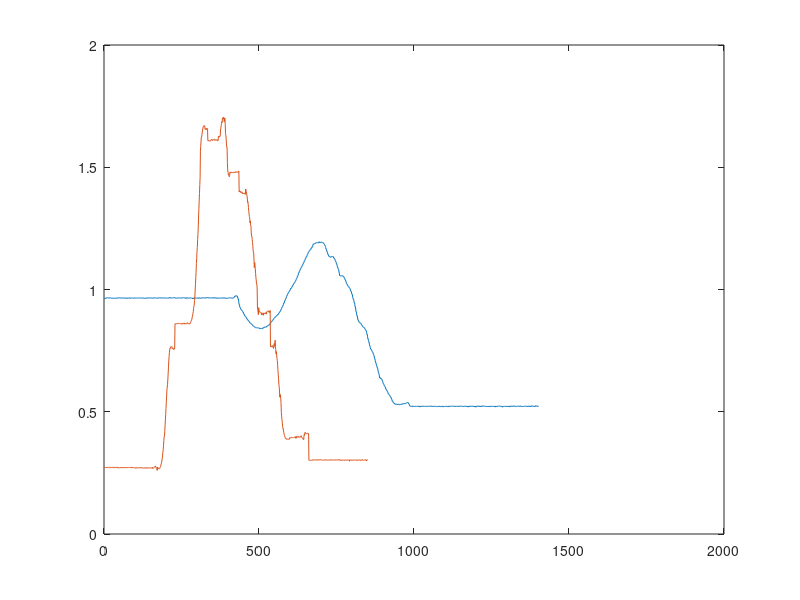
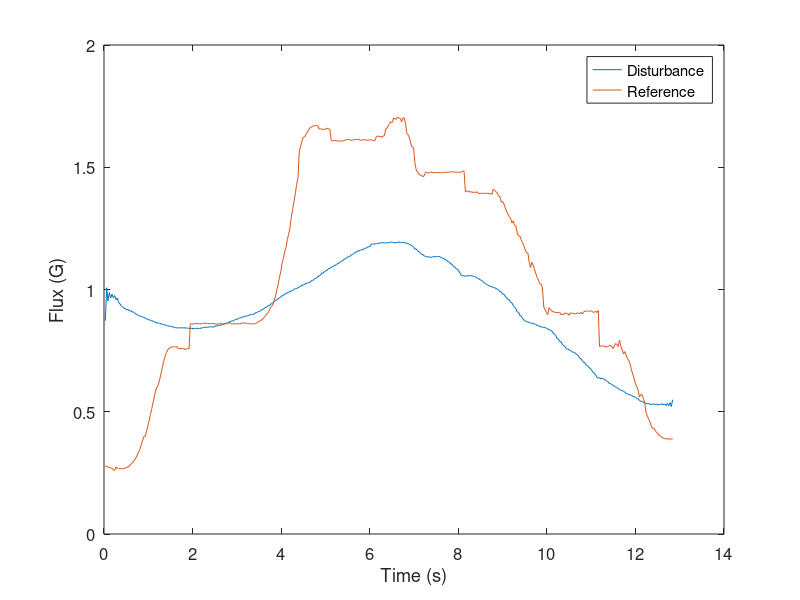
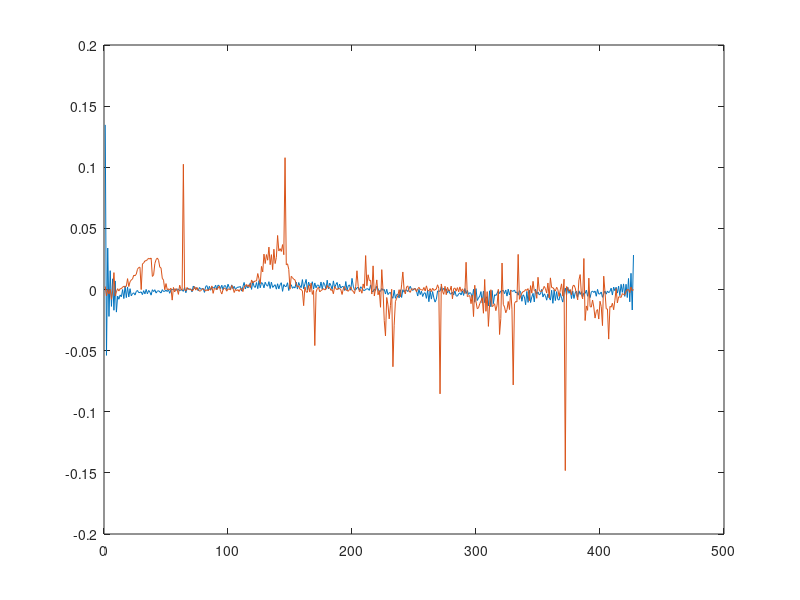

Recreate these plots in MATLAB, in order. (Note: this script raises an error after producing the figures.)
clear; clc
data1 = load('2mag_disturb_only.txt');
data1 = data1';
disturb_mag = data1(7:9,:);

data2 = load('const_disturb_IMU.txt');
ref_mag = data2(7:9,:);

for i = 1:size(disturb_mag,2)
    disturb_amp(i) = norm(disturb_mag(:,i));
end
for i = 1:size(ref_mag,2)
    ref_amp(i) = norm(ref_mag(:,i));
end

plot(disturb_amp)
hold on
plot(ref_amp)

range1 = 422:961;
range2 = 165:592;
L1 = size(disturb_mag(range1),2);
L2 = size(ref_mag(range2),2);
distb_sync = resample(disturb_amp(range1), L2, L1);

Ts = 0.03;
times = Ts*(1:size(distb_sync,2));
figure
plot(times, distb_sync)
hold on
plot(times,ref_amp(range2))
legend('Disturbance', 'Reference')
set(gca, 'Fontsize', 12)
xlabel('Time (s)')
ylabel('Flux (G)')

% norm_N2S = (distb_sync(2:end)-distb_sync(1:end-1))./(ref_amp(range2(2:end))-ref_amp(range2(1:end-1)));
figure
plot(distb_sync(2:end)-distb_sync(1:end-1))
hold on
plot(ref_amp(range2(2:end))-ref_amp(range2(1:end-1)))


%%
for i = 1:3
    disturb_mag_sync(i,:) = resample(disturb_mag(i,:), L2, L1);
    N2S(i,:) = disturb_mag_sync(i,:)./ref_mag(i,:);
end
figure
plot(N2S')
%%

